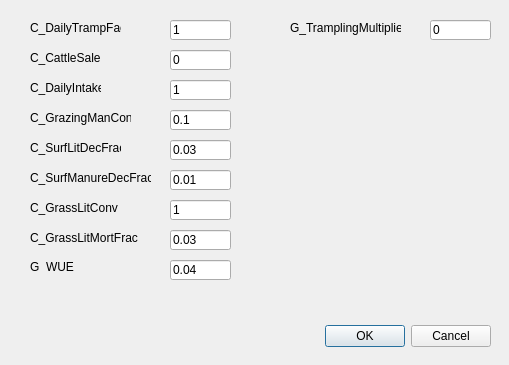
<?xml version="1.0" encoding="UTF-8"?>
<ui version="4.0">
 <class>Dialog</class>
 <widget class="QDialog" name="Dialog">
  <property name="geometry">
   <rect>
    <x>0</x>
    <y>0</y>
    <width>509</width>
    <height>365</height>
   </rect>
  </property>
  <property name="windowTitle">
   <string>Input Grass and Cattle</string>
  </property>
  <widget class="QDialogButtonBox" name="buttonBox">
   <property name="geometry">
    <rect>
     <x>150</x>
     <y>320</y>
     <width>341</width>
     <height>32</height>
    </rect>
   </property>
   <property name="orientation">
    <enum>Qt::Horizontal</enum>
   </property>
   <property name="standardButtons">
    <set>QDialogButtonBox::Cancel|QDialogButtonBox::Ok</set>
   </property>
  </widget>
  <widget class="QLabel" name="label_79">
   <property name="geometry">
    <rect>
     <x>30</x>
     <y>140</y>
     <width>91</width>
     <height>16</height>
    </rect>
   </property>
   <property name="text">
    <string>C_SurfLitDecFrac</string>
   </property>
  </widget>
  <widget class="QLineEdit" name="G_WUE">
   <property name="geometry">
    <rect>
     <x>170</x>
     <y>260</y>
     <width>61</width>
     <height>20</height>
    </rect>
   </property>
   <property name="text">
    <string>0.04</string>
   </property>
  </widget>
  <widget class="QLabel" name="lb">
   <property name="geometry">
    <rect>
     <x>30</x>
     <y>260</y>
     <width>46</width>
     <height>13</height>
    </rect>
   </property>
   <property name="text">
    <string>G_WUE</string>
   </property>
  </widget>
  <widget class="QLabel" name="C_GrassLitConvlb">
   <property name="geometry">
    <rect>
     <x>30</x>
     <y>200</y>
     <width>101</width>
     <height>16</height>
    </rect>
   </property>
   <property name="text">
    <string>C_GrassLitConv</string>
   </property>
  </widget>
  <widget class="QLineEdit" name="C_DailyTramFac">
   <property name="geometry">
    <rect>
     <x>170</x>
     <y>20</y>
     <width>61</width>
     <height>20</height>
    </rect>
   </property>
   <property name="text">
    <string>1</string>
   </property>
  </widget>
  <widget class="QLabel" name="label_77">
   <property name="geometry">
    <rect>
     <x>30</x>
     <y>80</y>
     <width>71</width>
     <height>16</height>
    </rect>
   </property>
   <property name="text">
    <string>C_DailyIntake</string>
   </property>
  </widget>
  <widget class="QLineEdit" name="C_GrassLitConv">
   <property name="geometry">
    <rect>
     <x>170</x>
     <y>200</y>
     <width>61</width>
     <height>20</height>
    </rect>
   </property>
   <property name="text">
    <string>1</string>
   </property>
  </widget>
  <widget class="QLineEdit" name="C_DailyIntake">
   <property name="geometry">
    <rect>
     <x>170</x>
     <y>80</y>
     <width>61</width>
     <height>20</height>
    </rect>
   </property>
   <property name="text">
    <string>1</string>
   </property>
  </widget>
  <widget class="QLabel" name="label_74">
   <property name="geometry">
    <rect>
     <x>30</x>
     <y>20</y>
     <width>91</width>
     <height>16</height>
    </rect>
   </property>
   <property name="text">
    <string>C_DailyTrampFac</string>
   </property>
  </widget>
  <widget class="QLineEdit" name="C_SurfManureDecFrac">
   <property name="geometry">
    <rect>
     <x>170</x>
     <y>170</y>
     <width>61</width>
     <height>20</height>
    </rect>
   </property>
   <property name="text">
    <string>0.01</string>
   </property>
  </widget>
  <widget class="QLineEdit" name="G_TramplingMultiplier">
   <property name="geometry">
    <rect>
     <x>430</x>
     <y>20</y>
     <width>61</width>
     <height>20</height>
    </rect>
   </property>
   <property name="text">
    <string>0</string>
   </property>
  </widget>
  <widget class="QLineEdit" name="C_CattleSale">
   <property name="geometry">
    <rect>
     <x>170</x>
     <y>50</y>
     <width>61</width>
     <height>20</height>
    </rect>
   </property>
   <property name="text">
    <string>0</string>
   </property>
  </widget>
  <widget class="QLabel" name="label_75">
   <property name="geometry">
    <rect>
     <x>30</x>
     <y>50</y>
     <width>81</width>
     <height>16</height>
    </rect>
   </property>
   <property name="text">
    <string>C_CattleSale</string>
   </property>
  </widget>
  <widget class="QLineEdit" name="C_SurfLitDecFrac">
   <property name="geometry">
    <rect>
     <x>170</x>
     <y>140</y>
     <width>61</width>
     <height>20</height>
    </rect>
   </property>
   <property name="text">
    <string>0.03</string>
   </property>
  </widget>
  <widget class="QLabel" name="label_76">
   <property name="geometry">
    <rect>
     <x>30</x>
     <y>110</y>
     <width>101</width>
     <height>16</height>
    </rect>
   </property>
   <property name="text">
    <string>C_GrazingManConv</string>
   </property>
  </widget>
  <widget class="QLineEdit" name="C_GrassLitMortFrac">
   <property name="geometry">
    <rect>
     <x>170</x>
     <y>230</y>
     <width>61</width>
     <height>20</height>
    </rect>
   </property>
   <property name="text">
    <string>0.03</string>
   </property>
  </widget>
  <widget class="QLabel" name="C_GrassLitMortFraclb">
   <property name="geometry">
    <rect>
     <x>30</x>
     <y>230</y>
     <width>121</width>
     <height>16</height>
    </rect>
   </property>
   <property name="text">
    <string>C_GrassLitMortFrac</string>
   </property>
  </widget>
  <widget class="QLabel" name="label_83">
   <property name="geometry">
    <rect>
     <x>290</x>
     <y>20</y>
     <width>111</width>
     <height>16</height>
    </rect>
   </property>
   <property name="text">
    <string>G_TramplingMultiplier</string>
   </property>
  </widget>
  <widget class="QLineEdit" name="C_GrazingManConv">
   <property name="geometry">
    <rect>
     <x>170</x>
     <y>110</y>
     <width>61</width>
     <height>20</height>
    </rect>
   </property>
   <property name="text">
    <string>0.1</string>
   </property>
  </widget>
  <widget class="QLabel" name="C_SurfManureDecFraclb">
   <property name="geometry">
    <rect>
     <x>30</x>
     <y>170</y>
     <width>121</width>
     <height>16</height>
    </rect>
   </property>
   <property name="text">
    <string>C_SurfManureDecFrac</string>
   </property>
  </widget>
 </widget>
 <resources>
  <include location="images.qrc"/>
 </resources>
 <connections>
  <connection>
   <sender>buttonBox</sender>
   <signal>accepted()</signal>
   <receiver>Dialog</receiver>
   <slot>accept()</slot>
   <hints>
    <hint type="sourcelabel">
     <x>248</x>
     <y>254</y>
    </hint>
    <hint type="destinationlabel">
     <x>157</x>
     <y>274</y>
    </hint>
   </hints>
  </connection>
  <connection>
   <sender>buttonBox</sender>
   <signal>rejected()</signal>
   <receiver>Dialog</receiver>
   <slot>reject()</slot>
   <hints>
    <hint type="sourcelabel">
     <x>316</x>
     <y>260</y>
    </hint>
    <hint type="destinationlabel">
     <x>286</x>
     <y>274</y>
    </hint>
   </hints>
  </connection>
 </connections>
</ui>
